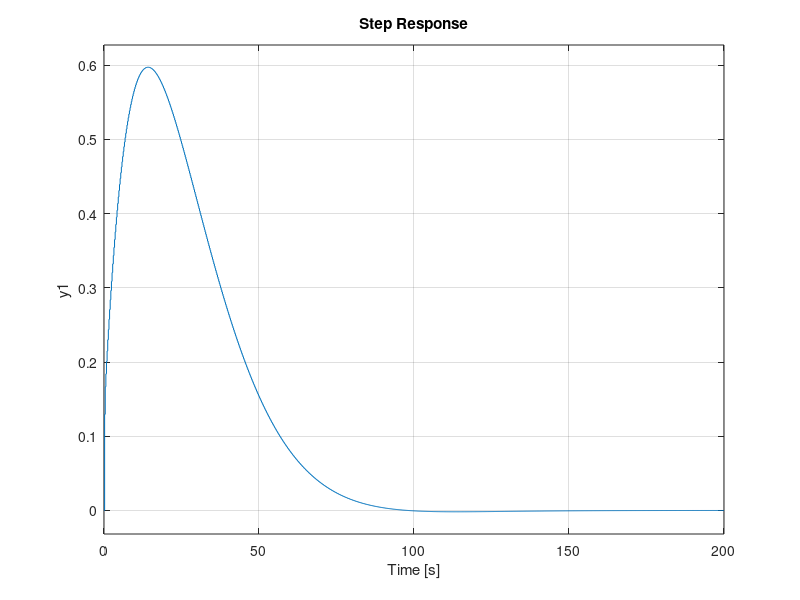

The MATLAB source for this figure:
clc
%% ARMAX Model at +-40%
num = [5.154e-05, -4.27e-05];  % B
den = [1, -1.989, 0.9893];     % A
Ts = 0.2;
sys = tf(num, den, Ts)

%% PIDN Values
P = 287.9;
I = 11.42;
D = 1346;
N = 1.864;
b = 0.9272;
c = 0.1973;

%% Controllers
z = tf('z', Ts);

% FeedForward
Gff = b*P + I*(Ts)/(z-1) + c*D*((z-1)*N/(z-1+N*Ts));
% FeedBack
Gc = P + I*(Ts)/(z-1) + D*((z-1)*N/(z-1+N*Ts));
% Plant
Gp = (1.7010e-04)*(z+0.7613)/((z-0.9978)*(z+0.7486));

% Full-state Feedback
Gyr = Gff*Gp/(1 + Gc*Gp);
pzmap(Gyr)
Gyr = minreal(Gyr, 1e-2)

%% Step Response
step(Gyr)
disp('Gp')
pole(Gp)
disp('Gyr')
pole(Gyr)

%% Run for Simulink
[T, R] = tfdata(Gff);
[S, R] = tfdata(Gc);
[B, A] = tfdata(Gp);